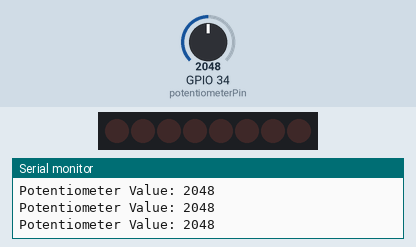
A sketch run on a simulated ESP32. Shown: 8 shift-register outputs drawn as a row of LEDs (first output left, lit = HIGH), the last lines printed to the serial monitor. Wiring (inferred from the names in the program): shift register (74HC595): data GPIO 17; shift clock GPIO 15; latch GPIO 16. Wiring (inferred from the signals the program sends): row of LEDs: on Q0, Q1, Q2, Q3, Q4, Q5, Q6, Q7. The inputs (shaded band) are chosen by the test bench; at power-on: GPIO 34 (potentiometerPin) = 2048. WiFi joins after 1.5 s; servers stay silent unless stated.

Above: at 3.2 s.
3.3 s: GPIO 34 (potentiometerPin) set to 2866
At 3.9 s:
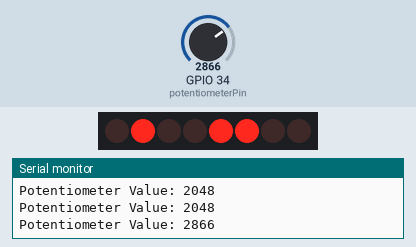
5.0 s: GPIO 34 (potentiometerPin) set to 3603
At 6.2 s:
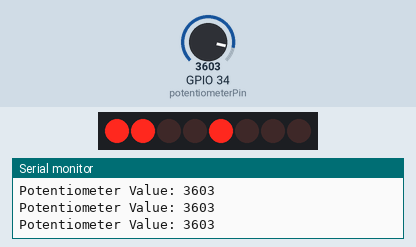
6.5 s: GPIO 34 (potentiometerPin) set to 4095
At 7.4 s:
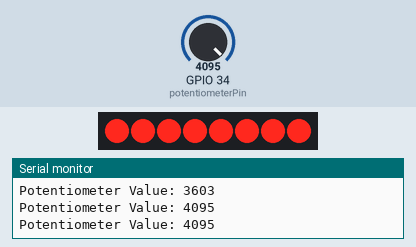
8.0 s: GPIO 34 (potentiometerPin) set to 1228
At 8.6 s:
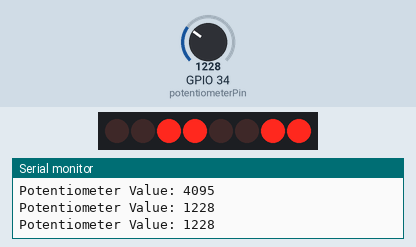
9.5 s: GPIO 34 (potentiometerPin) set to 491
At 9.8 s:
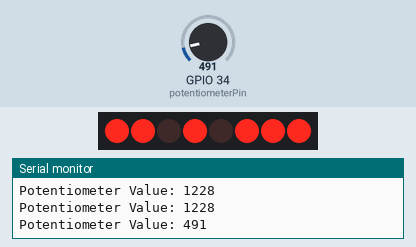
11.0 s: GPIO 34 (potentiometerPin) set to 0
At 12.2 s:
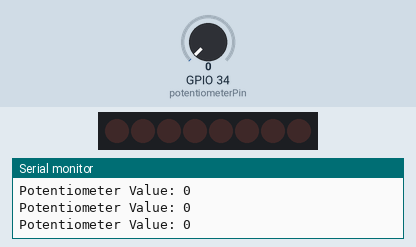
Timing chart, 0 to 13.5 s (numbered marks = the images above; inputs shaded):
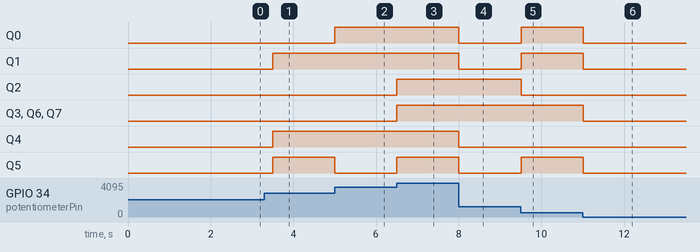

The sketch:

TestSUndaya.ino
```cpp
#include <Arduino.h>
#include <WiFi.h>
#include <ESPAsyncWebServer.h>
#include <SPI.h>

const char* ssid = "RnD_Sundaya";
const char* password = "sundaya22";
const char* serverIP = "<ip_address_device>";

const int potentiometerPin = 34; // Pin A0 pada ESP32
const int serPin = 17; // Pin SER pada ESP32
const int rclkPin = 16; // Pin RCLK pada ESP32
const int srclkPin = 15; // Pin SRCLK pada ESP32

AsyncWebServer server(80);

void setup() {
  Serial.begin(115200);

  // Menghubungkan ke jaringan WiFi
  WiFi.begin(ssid, password);
  while (WiFi.status() != WL_CONNECTED) {
    delay(1000);
    Serial.println("Connecting to WiFi...");
  }
  Serial.println("Connected to WiFi");

  // Mengatur pin sebagai OUTPUT
  pinMode(serPin, OUTPUT);
  pinMode(rclkPin, OUTPUT);
  pinMode(srclkPin, OUTPUT);

  // Mengatur server endpoint
  server.on("/get-data", HTTP_GET, [](AsyncWebServerRequest *request){
    int potValue = analogRead(potentiometerPin);
    String response = String("{\"potentiometer_value\": ") + String(potValue) + String("}");
    request->send(200, "application/json", response);
  });

  // Menghidupkan server
  server.begin();
}

void loop() {
  // Membaca nilai potensiometer
  int potValue = analogRead(potentiometerPin);

  // Mengirimkan nilai potensiometer melalui Serial
  Serial.print("Potentiometer Value: ");
  Serial.println(potValue);

  // Mengontrol output LED menggunakan IC 74HC595
  shiftOut(serPin, srclkPin, MSBFIRST, potValue);

  // Mengupdate output IC 74HC595
  digitalWrite(rclkPin, HIGH);
  digitalWrite(rclkPin, LOW);

  delay(500); // Jeda waktu
}
```

Measured:
- after the input at 3.3 s, Q1, Q4, Q5: LOW → HIGH after 0.20 s
- after the input at 5.0 s, Q0: LOW → HIGH at once; Q5: HIGH → LOW at once
- after the input at 6.5 s, Q2, Q3, Q5–7: LOW → HIGH at once
- after the input at 8.0 s, Q0, Q1, Q4, Q5: HIGH → LOW at once
- after the input at 9.5 s, Q0, Q1, Q5: LOW → HIGH at once; Q2: HIGH → LOW at once
- after the input at 11.0 s, Q0, Q1, Q3, Q5–7: HIGH → LOW at once
